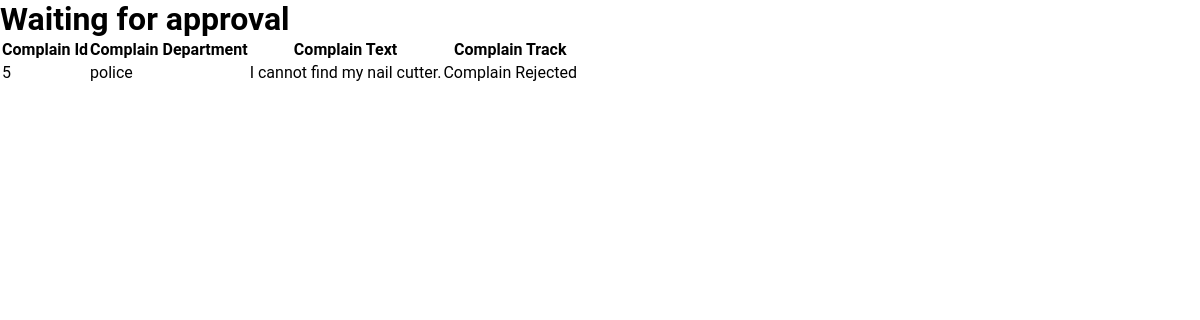
The app's page /views/admin_view_complain.php?state_id=5 (signed in) with its own data.
### tables this page shows
CREATE TABLE `complain` (
  `complain_id` int(5) NOT NULL,
  `user_id` int(5) NOT NULL,
  `department_id` int(5) NOT NULL,
  `complain_text` varchar(500) NOT NULL,
  `state_id` int(1) NOT NULL DEFAULT 1
);

CREATE TABLE `department` (
  `department_id` int(5) NOT NULL,
  `department_name` varchar(30) NOT NULL,
  `department_username` varchar(30) NOT NULL,
  `department_password` varchar(20) NOT NULL
);

CREATE TABLE `state` (
  `state_id` int(1) NOT NULL,
  `state_name` varchar(50) NOT NULL
);

### views/admin_view_complain.php (the view, shortened to what this page needs)
<?php
    include_once '../connection/connection.php';
    if(!empty($_SESSION['admin_id'])){
        ?>
        <!DOCTYPE html>
        <html lang="en">
        <head>
        <link rel="stylesheet" href="../style.css">
        </head>
        <body>
            <div class="approval_State">
                <h1>Waiting for approval</h1>
            </div>
            <table>
                <tr>
                    <th>Complain Id</th>
                    <th>Complain Department</th>
                    <th>Complain Text</th>
                    <th>Complain Track</th>
                </tr>
                <tr>
                    <?php
                    if(isset($_GET['state_id'])){
                        $state_id = $_GET['state_id'];
                        $query="SELECT * FROM complain WHERE state_id = '$state_id'";
                        $result = mysqli_query($db_con,$query);
                        if($result){
                            while($row=mysqli_fetch_array($result)){
                                $department_id=$row['department_id'];
                                $query1 = "SELECT * FROM department WHERE department_id = '$department_id'";
                                $result1 = mysqli_query($db_con,$query1);
                                $row1=mysqli_fetch_array($result1);
                                $state_id=$row['state_id'];
                                $query2 = "SELECT * FROM state WHERE state_id = '$state_id'";
                                $result2 = mysqli_query($db_con,$query2);
                                $row2=mysqli_fetch_array($result2);
                                ?>
                                    <tr>
                                        <td><?php echo $row['complain_id']; ?></td>
                                        <td><?php echo $row1['department_name']; ?></td>
                                        <td><?php echo $row['complain_text']; ?></td>
                                        <td><?php echo $row2['state_name']?></td>
                                    </tr>
                                <?php
                            }
                        }
                        else{
                            die("Error");
                        }
                    }
                    ?>
            </table>
        </body>
        </html>
        <?php
    }
    else{
        header('location:../views/accessdenied.php');
    }
?>

### style.css (style rules this page uses)
* { margin: 0%; padding: 0%; font-family: 'Roboto', sans-serif; }

### records on screen
complain: complain_id "5", department.department_name "police", complain_text "I cannot find my nail cutter.", state.state_name "Complain Rejected"
